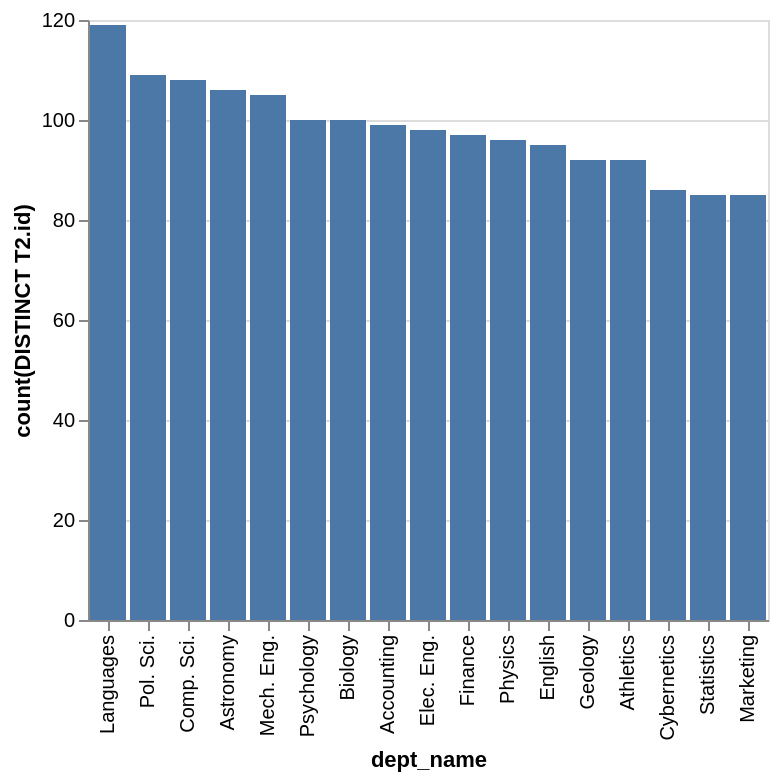

Here is the Vega-Lite specification saved for this chart:
### Vega-Lite specification from a JSON file in a GitHub repository (floating-point values rounded to 4 significant figures)
{"data": {"values": [{"x_data": "Languages", "y_data": 119}, {"x_data": "Pol. Sci.", "y_data": 109}, {"x_data": "Comp. Sci.", "y_data": 108}, {"x_data": "Astronomy", "y_data": 106}, {"x_data": "Mech. Eng.", "y_data": 105}, {"x_data": "Psychology", "y_data": 100}, {"x_data": "Biology", "y_data": 100}, {"x_data": "Accounting", "y_data": 99}, {"x_data": "Elec. Eng.", "y_data": 98}, {"x_data": "Finance", "y_data": 97}, {"x_data": "Physics", "y_data": 96}, {"x_data": "English", "y_data": 95}, {"x_data": "Geology", "y_data": 92}, {"x_data": "Athletics", "y_data": 92}, {"x_data": "Cybernetics", "y_data": 86}, {"x_data": "Statistics", "y_data": 85}, {"x_data": "Marketing", "y_data": 85}]}, "mark": "bar", "encoding": {"x": {"field": "x_data", "type": "nominal", "title": "dept_name", "sort": {"op": "sum", "field": "y_data", "order": "descending"}}, "y": {"field": "y_data", "type": "quantitative", "title": "count(DISTINCT T2.id)"}}}
